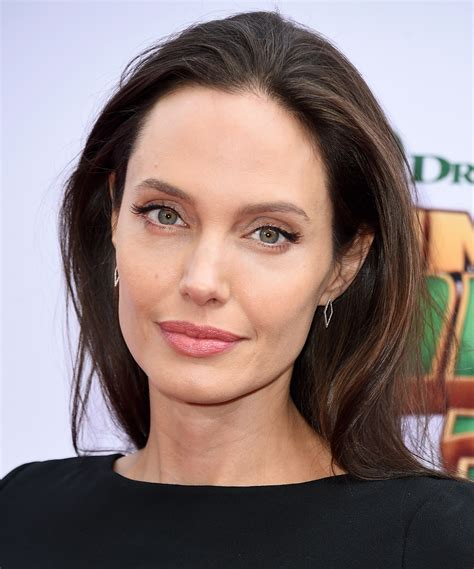
#> input picture ClasificacionRostros/dataset/Angelina Jolie/001_fe3347c0.jpg, 474 x 569 px, found by its file name; its folder holds only this picture in this run
$ python entrenar.py
#> lines starting #> are read from the running program, lines starting #| are printed output that depends on the picture
import json
import os
import cv2
import numpy as np

# Ruta de la carpeta donde se guardan las fotos de los rostros capturados.
DATASET = "ClasificacionRostros/dataset"

imagenes = (
    []
)  # Matriz de imágenes que se utilizarán para entrenar el modelo.
etiquetas = []  # Numero identificador de cada persona.
nombres = {}  # id -> nombre

# cada carpeta dentro de dataset/ es una persona
for id_persona, nombre in enumerate(sorted(os.listdir(DATASET))):
  carpeta = os.path.join(DATASET, nombre)
  if not os.path.isdir(carpeta):
    continue
  nombres[id_persona] = nombre
  # Entra en cada carpeta y recorre todas las fotos de la persona.
  for archivo in os.listdir(carpeta):
    img = cv2.imread(os.path.join(carpeta, archivo), cv2.IMREAD_GRAYSCALE)
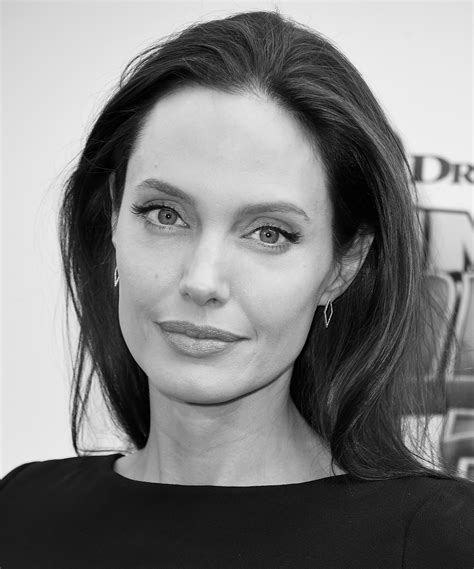
#> img: shape (569, 474); min 0, max 252, mean 127.3
    if img is not None:
      # Agrega la imagen y su etiqueta correspondiente a las listas de imágenes y etiquetas.
      imagenes.append(img)
      etiquetas.append(id_persona)
#> pass 2 of the loop `for id_persona, nombre in enumerate(sorted(os.listdir(DATASET))):`:
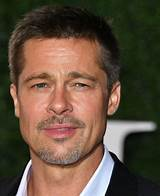
#> input picture ClasificacionRostros/dataset/Brad Pitt/014_871b0d80.jpg, 160 x 196 px, found by its file name
#> `img = cv2.imread(os.path.join(carpeta, archivo), cv2.IMREAD_GRAYSCALE)`:
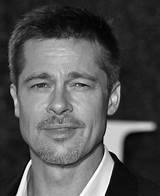
#> img: shape (196, 160); min 0, max 255, mean 82.3

# Revisa si hay fotos en la carpeta (FUERA DEL CICLO Y VALIDANDO SI ESTÁ VACÍO)
if len(imagenes) == 0:
  print("No hay fotos en la carpeta dataset. Ejecuta primero captura_rostros.py")
  raise SystemExit

# Entrena el modelo de reconocimiento facial utilizando las imágenes y etiquetas recopiladas.
print(f"Entrenando con {len(imagenes)} fotos de {len(nombres)} persona(s)...")
#> (printed output is left out)
reconocedor = (
    cv2.face.LBPHFaceRecognizer_create()
)  # Algoritmo de reconocimiento facial a utilizar.
reconocedor.train(imagenes, np.array(etiquetas))

reconocedor.write("modelo.yml")
with open("nombres.json", "w", encoding="utf-8") as f:
  json.dump(nombres, f, ensure_ascii=False)

print("Listo: modelo.yml y nombres.json guardados")
